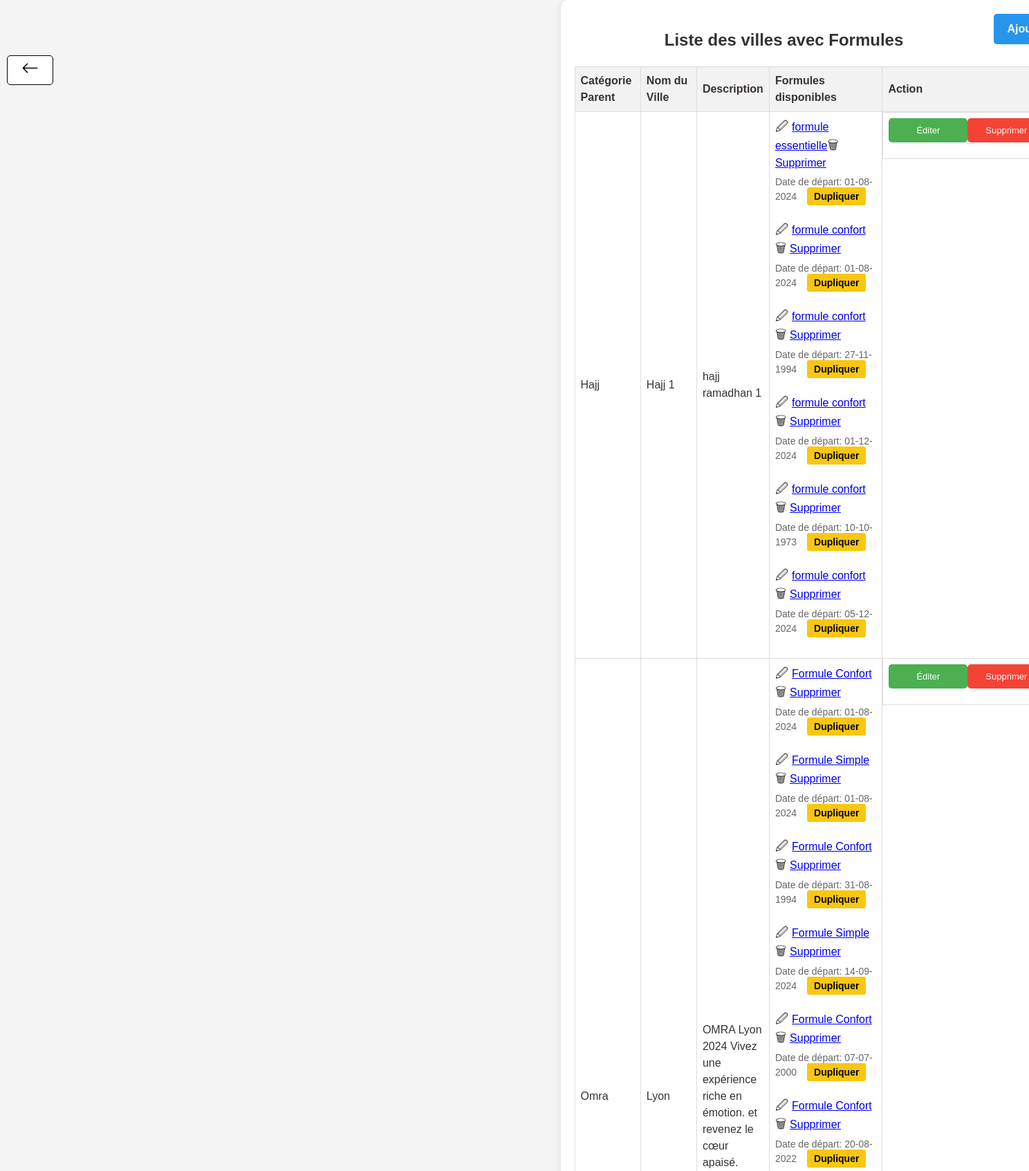
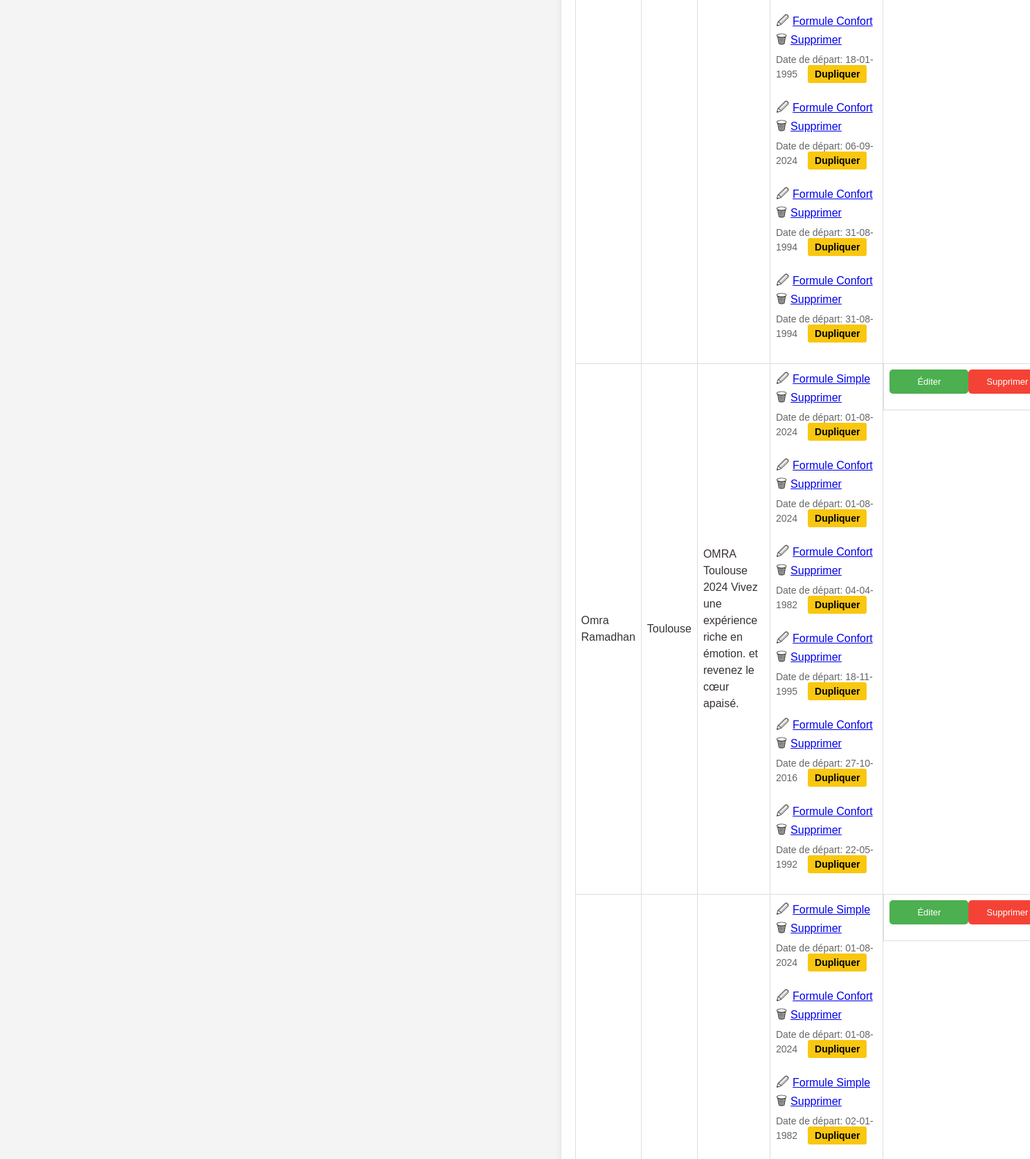
The page /omrapackage.php (signed in, upper part) on the database its author committed (2 pictures, top to bottom).
### tables this page shows
CREATE TABLE `omra_packages` (
  `id` int(11) NOT NULL,
  `category_parent_id` int(11) NOT NULL,
  `nom` varchar(255) NOT NULL,
  `description` text NOT NULL,
  `photo` varchar(255) NOT NULL
);

CREATE TABLE `category_parent` (
  `id` int(11) NOT NULL,
  `nom` varchar(255) NOT NULL,
  `description` text NOT NULL,
  `photo` varchar(255) NOT NULL
);

CREATE TABLE `formules` (
  `id` int(11) NOT NULL,
  `package_id` int(11) NOT NULL,
  `date_depart` date DEFAULT NULL,
  `date_retour` date DEFAULT NULL,
  `statut` enum('activé','désactivé') NOT NULL,
  `duree_sejour` varchar(255) NOT NULL,
  `prix_chambre_quadruple` decimal(10,2) NOT NULL,
  `prix_chambre_triple` decimal(10,2) NOT NULL,
  `prix_chambre_double` decimal(10,2) NOT NULL,
  `prix_chambre_single` decimal(10,2) NOT NULL,
  `child_discount` decimal(10,2) NOT NULL,
  `prix_bebe` decimal(10,2) NOT NULL,
  `prix_chambre_quadruple_promo` decimal(10,2) NOT NULL,
  `prix_chambre_triple_promo` decimal(10,2) NOT NULL,
  `prix_chambre_double_promo` decimal(10,2) NOT NULL,
  `prix_chambre_single_promo` decimal(10,2) NOT NULL,
  `type_id` int(11) DEFAULT NULL,
  `created_at` timestamp NOT NULL DEFAULT current_timestamp() ON UPDATE current_timestamp(),
  `programs_id` longtext DEFAULT NULL CHECK (json_valid(`programs_id`)),
  `program_order` longtext NOT NULL CHECK (json_valid(`program_order`)),
  `description` text NOT NULL,
  `s1t` varchar(255) NOT NULL,
  `s1d` text NOT NULL,
  `s2t` varchar(255) NOT NULL,
  `s2d` text NOT NULL,
  `s3t` varchar(255) NOT NULL,
  `s3d` text NOT NULL,
  `s4t` varchar(255) NOT NULL,
  `s4d` text NOT NULL,
  `s5t` varchar(255) NOT NULL,
  `s5d` text NOT NULL,
  `uploaded_file` varchar(255) DEFAULT NULL,
  `image_formule` varchar(255) DEFAULT NULL,
  `statut_vol` varchar(20) NOT NULL DEFAULT 'CONFIRMÉ'
);

CREATE TABLE `type_formule_omra` (
  `id` int(11) NOT NULL,
  `nom` varchar(255) NOT NULL,
  `formule_parent_id` int(11) DEFAULT NULL
);

### omrapackage.php (the view, shortened to what this page needs)
<!DOCTYPE html>
<html lang="fr">
<head>
    <link rel="stylesheet" href="styles.css">
</head>
<body>
    <?php include 'header.php'; ?>
    <div class="container">
        <a href="ajoutomrapackage.php" class='btn-add'><b>Ajouter une Ville</b></a>
        <h2 class="text-center">Liste des villes avec Formules</h2>
        <table>
            <thead>
                <tr>
                    <th>Catégorie Parent</th>
                    <th>Nom du Ville</th>
                    <th style="width: 350px;">Description</th>
                    <th>Formules disponibles</th>
                    <th>Action</th>
                </tr>
            </thead>
            <tbody>
                <?php
                include 'db.php';
                $sql_packages = "SELECT omra_packages.*, category_parent.nom AS category_name
                 FROM omra_packages
                 JOIN category_parent ON omra_packages.category_parent_id = category_parent.id";
                $result_packages = mysqli_query($conn, $sql_packages);
                if (mysqli_num_rows($result_packages) > 0) {
                    while ($row_package = mysqli_fetch_assoc($result_packages)) {
                        echo "<tr>";
                        echo "<td>" . $row_package['category_name'] . "</td>";
                        echo "<td>" . $row_package['nom'] . "</td>";
                        echo "<td>" . $row_package['description'] . "</td>";
                        $package_id = $row_package['id'];
                        $sql_formules = "SELECT formules.*, type_formule_omra.nom as type_nom
                                     FROM formules
                                     JOIN type_formule_omra ON formules.type_id = type_formule_omra.id
                                     WHERE package_id = $package_id";
                        $result_formules = mysqli_query($conn, $sql_formules);
                        if (mysqli_num_rows($result_formules) > 0) {
                            echo "<td>";
                            while ($row_formule = mysqli_fetch_assoc($result_formules)) {
                                echo "<span class='icon'>&#128393;</span><a href='edit_formule.php?id=" . $row_formule['id'] . "'>" . $row_formule['type_nom'] . "</a>";
                                echo "<span class='icon'>&#128465;</span><a href='delete_formule.php?id=" . $row_formule['id'] . "' onclick=\"return confirm('Êtes-vous sûr de vouloir supprimer cette formule?')\">Supprimer</a>";
                                if (!empty($row_formule['date_depart'])) {
                                    $date_depart_formattee = date('d-m-Y', strtotime($row_formule['date_depart']));
                                    echo "<br><span class='indicator'>Date de départ: " . $date_depart_formattee;
                                    echo "<a class='btn-dup' href='duplicate_formule.php?id=" . $row_formule['id'] . "'><b>Dupliquer</b></a></span>";
                                }
                                echo "<br>";
                            }
                            echo "</td>";
                        } else {
                            echo "<td>Aucune formule disponible pour ce package.</td>";
                        }
                        echo "<td class='btn-group'>";
                        echo "<div >";
                        echo "<button class='btn-edit' onclick=\"window.location.href='edit_package.php?id=" . $package_id . "'\">Éditer</button>";
                        echo "</div>";
                        echo "<br>";
                        echo "<div >";
                        echo "<button class='btn-delete' onclick=\"if(confirm('Êtes-vous sûr de vouloir supprimer ce package?')) { window.location.href='delete_package.php?id=" . $package_id . "'; }\">Supprimer</button>";
                        echo "</div>";
                        echo "<br>";
                    }
                } else {
                    echo "<tr><td colspan='4'>Aucun package Omra disponible pour le moment.</td></tr>";
                }
                ?>
            </tbody>
        </table>
    </div>
</body>
</html>

### css/styles.css (style rules this page uses)
body { font-family: 'Lexend', sans-serif; line-height: 1.5; min-height: 100vh; display: flex; align-items: center; justify-content: center; color: #393232; background-color: #f7f7f7; }
.btn-group { display: flex; justify-content: space-between; }
.btn-group { margin-top: auto; }

### omrapackage.php (style rules this page uses)
body { font-family: Arial, sans-serif; background-color: #f4f4f4; margin: 0; padding: 0; box-sizing: border-box; }
.container { width: 90%; margin: auto; background-color: #fff; padding: 20px; border-radius: 10px; box-shadow: 0 0 10px rgba(0, 0, 0, 0.1); }
h2 { text-align: center; color: #333; }
table { width: 100%; border-collapse: collapse; }
th, td { border: 1px solid #ddd; padding: 8px; text-align: left; }
th { background-color: #f2f2f2; }
.btn-group { text-align: center; }
.btn-edit { background-color: #4CAF50; color: white; padding: 10px 40px; border: none; border-radius: 5px; cursor: pointer; text-decoration: none; font-size: small; }
.btn-add { background-color: #2595ee; color: white; padding: 10px 20px; border: none; border-radius: 5px; cursor: pointer; float: right; text-decoration: none; }
.btn-delete { background-color: #f44336; color: white; padding: 10px 26px; border: none; border-radius: 5px; cursor: pointer; text-decoration: none; font-size: small; }
.icon { font-size: 18px; margin-right: 5px; }
.indicator { display: block; font-size: 14px; color: #666; margin-top: 5px; }
.btn-dup { background-color: #f9c710; color: black; padding: 5px 10px; border: none; border-radius: 3px; cursor: pointer; text-decoration: none; margin: 0 15px; }

### header.php (style rules this page uses)
body { font-family: Arial, sans-serif; background-color: #f4f4f4; margin: 0; padding: 0; box-sizing: border-box; }

### rows shown on the page
omra_packages: category_parent.nom "Hajj", nom "Hajj 1", description "hajj ramadhan 1"
formules: type.nom "formule essentielle", date_depart "01-08-2024"
formules: type.nom "formule confort", date_depart "01-08-2024"
formules: type.nom "formule confort", date_depart "27-11-1994"
formules: type.nom "formule confort", date_depart "01-12-2024"
formules: type.nom "formule confort", date_depart "10-10-1973"
formules: type.nom "formule confort", date_depart "05-12-2024"
omra_packages: category_parent.nom "Omra", nom "Lyon", description "OMRA Lyon 2024 Vivez une expérience riche en émotion. et revenez le cœur apaisé."
formules: type.nom "Formule Confort", date_depart "01-08-2024"
formules: type.nom "Formule Simple", date_depart "01-08-2024"
formules: type.nom "Formule Confort", date_depart "31-08-1994"
formules: type.nom "Formule Simple", date_depart "14-09-2024"
formules: type.nom "Formule Confort", date_depart "07-07-2000"
formules: type.nom "Formule Confort", date_depart "20-08-2022"
formules: type.nom "Formule Confort", date_depart "18-01-1995"
formules: type.nom "Formule Confort", date_depart "06-09-2024"
formules: type.nom "Formule Confort", date_depart "31-08-1994"
formules: type.nom "Formule Confort", date_depart "31-08-1994"
omra_packages: category_parent.nom "Omra Ramadhan", nom "Toulouse", description "OMRA Toulouse 2024 Vivez une expérience riche en émotion. et revenez le cœur apaisé."
formules: type.nom "Formule Simple", date_depart "01-08-2024"
formules: type.nom "Formule Confort", date_depart "01-08-2024"
formules: type.nom "Formule Confort", date_depart "04-04-1982"
formules: type.nom "Formule Confort", date_depart "18-11-1995"
formules: type.nom "Formule Confort", date_depart "27-10-2016"
formules: type.nom "Formule Confort", date_depart "22-05-1992"
formules: type.nom "Formule Simple", date_depart "01-08-2024"
formules: type.nom "Formule Confort", date_depart "01-08-2024"
formules: type.nom "Formule Simple", date_depart "02-01-1982"
